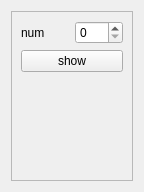
<?xml version="1.0" encoding="UTF-8"?>
<ui version="4.0">
 <class>MainBox</class>
 <widget class="QWidget" name="MainBox">
  <property name="geometry">
   <rect>
    <x>0</x>
    <y>0</y>
    <width>144</width>
    <height>192</height>
   </rect>
  </property>
  <property name="windowTitle">
   <string>Dialog</string>
  </property>
  <layout class="QVBoxLayout" name="verticalLayout">
   <item>
    <widget class="QFrame" name="frame">
     <property name="frameShape">
      <enum>QFrame::StyledPanel</enum>
     </property>
     <property name="frameShadow">
      <enum>QFrame::Raised</enum>
     </property>
     <layout class="QHBoxLayout" name="horizontalLayout_3">
      <item>
       <layout class="QVBoxLayout" name="display_layout"/>
      </item>
      <item>
       <layout class="QVBoxLayout" name="verticalLayout_2">
        <item>
         <layout class="QHBoxLayout" name="horizontalLayout_2">
          <item>
           <widget class="QLabel" name="label">
            <property name="text">
             <string>num</string>
            </property>
           </widget>
          </item>
          <item>
           <widget class="QSpinBox" name="sb_num_image"/>
          </item>
         </layout>
        </item>
        <item>
         <widget class="QPushButton" name="btn_show">
          <property name="text">
           <string>show</string>
          </property>
         </widget>
        </item>
        <item>
         <spacer name="verticalSpacer">
          <property name="orientation">
           <enum>Qt::Vertical</enum>
          </property>
          <property name="sizeHint" stdset="0">
           <size>
            <width>20</width>
            <height>40</height>
           </size>
          </property>
         </spacer>
        </item>
       </layout>
      </item>
     </layout>
    </widget>
   </item>
  </layout>
 </widget>
 <resources/>
 <connections/>
</ui>
